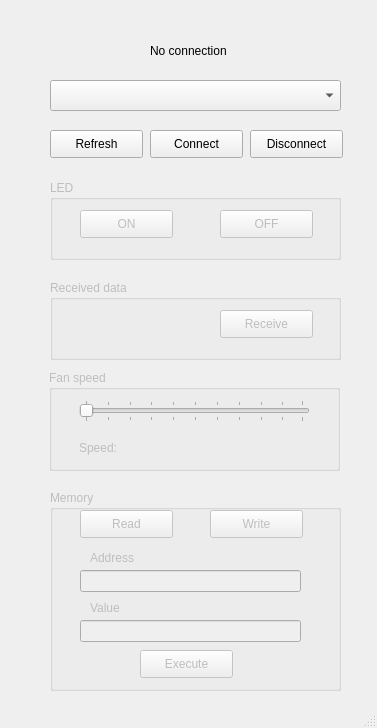
<?xml version="1.0" encoding="UTF-8"?>
<ui version="4.0">
 <class>MainWindow</class>
 <widget class="QMainWindow" name="MainWindow">
  <property name="enabled">
   <bool>true</bool>
  </property>
  <property name="geometry">
   <rect>
    <x>0</x>
    <y>0</y>
    <width>377</width>
    <height>728</height>
   </rect>
  </property>
  <property name="windowTitle">
   <string>PC Bridge</string>
  </property>
  <widget class="QWidget" name="centralwidget">
   <widget class="QComboBox" name="comboBox">
    <property name="geometry">
     <rect>
      <x>50</x>
      <y>80</y>
      <width>291</width>
      <height>31</height>
     </rect>
    </property>
   </widget>
   <widget class="QPushButton" name="connectBtn">
    <property name="geometry">
     <rect>
      <x>150</x>
      <y>130</y>
      <width>93</width>
      <height>28</height>
     </rect>
    </property>
    <property name="text">
     <string>Connect</string>
    </property>
   </widget>
   <widget class="QPushButton" name="refreshBtn">
    <property name="geometry">
     <rect>
      <x>50</x>
      <y>130</y>
      <width>93</width>
      <height>28</height>
     </rect>
    </property>
    <property name="text">
     <string>Refresh</string>
    </property>
   </widget>
   <widget class="QLabel" name="connectionLabel">
    <property name="geometry">
     <rect>
      <x>150</x>
      <y>30</y>
      <width>101</width>
      <height>41</height>
     </rect>
    </property>
    <property name="text">
     <string>No connection</string>
    </property>
   </widget>
   <widget class="QGroupBox" name="ledGroup">
    <property name="enabled">
     <bool>false</bool>
    </property>
    <property name="geometry">
     <rect>
      <x>50</x>
      <y>180</y>
      <width>291</width>
      <height>80</height>
     </rect>
    </property>
    <property name="title">
     <string>LED</string>
    </property>
    <widget class="QPushButton" name="ledON">
     <property name="enabled">
      <bool>false</bool>
     </property>
     <property name="geometry">
      <rect>
       <x>30</x>
       <y>30</y>
       <width>93</width>
       <height>28</height>
      </rect>
     </property>
     <property name="text">
      <string>ON</string>
     </property>
    </widget>
    <widget class="QPushButton" name="ledOFF">
     <property name="enabled">
      <bool>false</bool>
     </property>
     <property name="geometry">
      <rect>
       <x>170</x>
       <y>30</y>
       <width>93</width>
       <height>28</height>
      </rect>
     </property>
     <property name="text">
      <string>OFF</string>
     </property>
    </widget>
   </widget>
   <widget class="QGroupBox" name="receivedDataGroup">
    <property name="enabled">
     <bool>false</bool>
    </property>
    <property name="geometry">
     <rect>
      <x>50</x>
      <y>280</y>
      <width>291</width>
      <height>80</height>
     </rect>
    </property>
    <property name="title">
     <string>Received data</string>
    </property>
    <widget class="QLabel" name="receivedDataLabel">
     <property name="geometry">
      <rect>
       <x>10</x>
       <y>20</y>
       <width>131</width>
       <height>41</height>
      </rect>
     </property>
     <property name="text">
      <string/>
     </property>
    </widget>
    <widget class="QPushButton" name="receivedDataBtn">
     <property name="geometry">
      <rect>
       <x>170</x>
       <y>30</y>
       <width>93</width>
       <height>28</height>
      </rect>
     </property>
     <property name="text">
      <string>Receive</string>
     </property>
    </widget>
   </widget>
   <widget class="QGroupBox" name="fanSpeedGroup">
    <property name="enabled">
     <bool>false</bool>
    </property>
    <property name="geometry">
     <rect>
      <x>49</x>
      <y>370</y>
      <width>291</width>
      <height>101</height>
     </rect>
    </property>
    <property name="title">
     <string>Fan speed</string>
    </property>
    <widget class="QSlider" name="motorSpeedSlider">
     <property name="geometry">
      <rect>
       <x>30</x>
       <y>30</y>
       <width>231</width>
       <height>22</height>
      </rect>
     </property>
     <property name="orientation">
      <enum>Qt::Horizontal</enum>
     </property>
     <property name="tickPosition">
      <enum>QSlider::TicksBothSides</enum>
     </property>
     <property name="tickInterval">
      <number>10</number>
     </property>
    </widget>
    <widget class="QLabel" name="fanSpeedText">
     <property name="geometry">
      <rect>
       <x>30</x>
       <y>70</y>
       <width>55</width>
       <height>16</height>
      </rect>
     </property>
     <property name="text">
      <string>Speed:</string>
     </property>
    </widget>
    <widget class="QLabel" name="motorSpeedLabel">
     <property name="geometry">
      <rect>
       <x>90</x>
       <y>70</y>
       <width>55</width>
       <height>16</height>
      </rect>
     </property>
     <property name="text">
      <string/>
     </property>
    </widget>
   </widget>
   <widget class="QPushButton" name="disconnectBtn">
    <property name="geometry">
     <rect>
      <x>250</x>
      <y>130</y>
      <width>93</width>
      <height>28</height>
     </rect>
    </property>
    <property name="text">
     <string>Disconnect</string>
    </property>
   </widget>
   <widget class="QGroupBox" name="memoryGroup">
    <property name="enabled">
     <bool>false</bool>
    </property>
    <property name="geometry">
     <rect>
      <x>50</x>
      <y>490</y>
      <width>291</width>
      <height>201</height>
     </rect>
    </property>
    <property name="title">
     <string>Memory</string>
    </property>
    <widget class="QPushButton" name="readBtu">
     <property name="geometry">
      <rect>
       <x>30</x>
       <y>20</y>
       <width>93</width>
       <height>28</height>
      </rect>
     </property>
     <property name="text">
      <string>Read</string>
     </property>
    </widget>
    <widget class="QPushButton" name="writeBtu">
     <property name="geometry">
      <rect>
       <x>160</x>
       <y>20</y>
       <width>93</width>
       <height>28</height>
      </rect>
     </property>
     <property name="text">
      <string>Write</string>
     </property>
    </widget>
    <widget class="QLineEdit" name="addressLine">
     <property name="enabled">
      <bool>false</bool>
     </property>
     <property name="geometry">
      <rect>
       <x>30</x>
       <y>80</y>
       <width>221</width>
       <height>22</height>
      </rect>
     </property>
    </widget>
    <widget class="QLineEdit" name="valueLine">
     <property name="enabled">
      <bool>false</bool>
     </property>
     <property name="geometry">
      <rect>
       <x>30</x>
       <y>130</y>
       <width>221</width>
       <height>22</height>
      </rect>
     </property>
    </widget>
    <widget class="QPushButton" name="exeBtu">
     <property name="geometry">
      <rect>
       <x>90</x>
       <y>160</y>
       <width>93</width>
       <height>28</height>
      </rect>
     </property>
     <property name="text">
      <string>Execute</string>
     </property>
    </widget>
    <widget class="QLabel" name="label">
     <property name="geometry">
      <rect>
       <x>40</x>
       <y>60</y>
       <width>55</width>
       <height>16</height>
      </rect>
     </property>
     <property name="text">
      <string>Address</string>
     </property>
    </widget>
    <widget class="QLabel" name="label_2">
     <property name="geometry">
      <rect>
       <x>40</x>
       <y>110</y>
       <width>55</width>
       <height>16</height>
      </rect>
     </property>
     <property name="text">
      <string>Value</string>
     </property>
    </widget>
   </widget>
  </widget>
  <widget class="QStatusBar" name="statusbar"/>
 </widget>
 <resources/>
 <connections/>
</ui>
